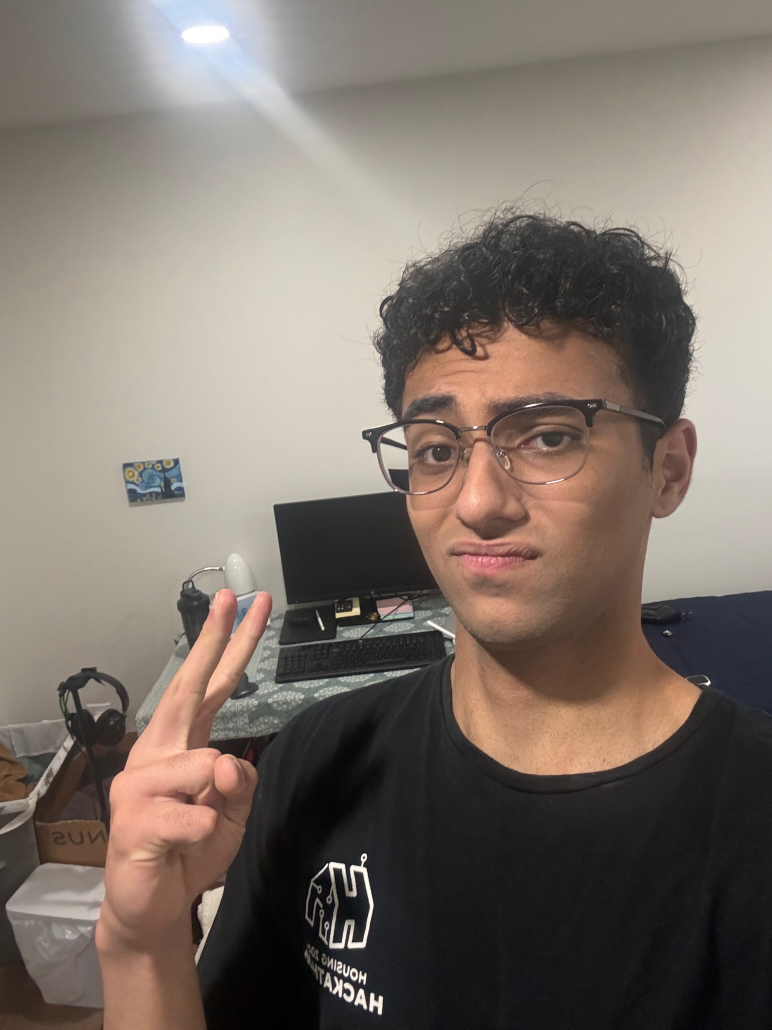
#> input picture Assignments/a2/images/Aryan Khurana.jpeg, 2316 x 3088 px (shown at 1/3 size); its folder holds 4 pictures in this run
$ python assignment-02.py
#> lines starting #> are read from the running program, lines starting #| are printed output that depends on the picture
import os

import cv2 as cv
import numpy as np

# Ref Doc: https://docs.opencv.org/3.4/dc/dd3/tutorial_gausian_median_blur_bilateral_filter.html

"""
UTILITY FUNCTIONS
"""


def make_grid(caption, img1, img2, img3, img4):
    vertical_stacked_resized_images_1 = np.vstack((img1, img2))
    vertical_stacked_resized_images_2 = np.vstack((img3, img4))
    horizontal_resized_stacked_1 = np.hstack(
        (vertical_stacked_resized_images_1, vertical_stacked_resized_images_2)
    )
    cv.imshow(caption, horizontal_resized_stacked_1)
    return horizontal_resized_stacked_1


def add_image_name(image, image_name):
    font = cv.FONT_HERSHEY_SIMPLEX
    font_scale = 0.8
    font_color = (255, 255, 255)
    thickness = 2
    image_name = image_name.split(".")[0]
    # Get the size of the text
    (text_width, text_height), _ = cv.getTextSize(
        image_name, font, font_scale, thickness
    )

    # Calculate the position for right-aligned text
    margin = 20  # Margin from the right and bottom edges
    position = (
        image.shape[1] - text_width - margin,  # X coordinate
        image.shape[0] - margin,  # Y coordinate
    )

    # Ensure the text fits within the image bounds
    if position[0] < 0:
        position = (0, position[1])
    if position[1] < text_height:
        position = (position[0], text_height)

    # Add text to the image
    cv.putText(
        image,
        image_name,
        position,
        font,
        font_scale,
        font_color,
        thickness,
        cv.LINE_AA,
    )

    return image


def resize_images_to_same_size(images, size=(320, 400)):
    return [cv.resize(img, size) for img in images]


"""
BLUR FUNCTIONS
"""


def applyMedianBlur(base_image, kernel_size, iterations):
    new_image = base_image
    for _ in range(iterations):
        # Median Blur: replaces each pixel value with the median value of the neighborhood pixels
        # Helps in reducing noise while preserving edges
        new_image = cv.medianBlur(new_image, kernel_size)
    return new_image


def applyBilateralFilter(base_image, diameter, sigma_colour, sigma_space, iterations):
    bilateral_image = base_image
    for _ in range(iterations):
        # Bilateral Filter: performs convolution while considering both spatial distance and color intensity
        # Helps in preserving edges while smoothing the image, making it suitable for cartoon-like effects
        bilateral_image = cv.bilateralFilter(
            bilateral_image, diameter, sigma_colour, sigma_space
        )
    return bilateral_image


"""
TRANSFORMATION FUNCTIONS
"""


def make_watercolored_image(image):
    # STEP 1: Resize and Preprocess the image
    image_dimensions = (320, 400)
    image = cv.resize(image, image_dimensions)

    # Step 2: Removing impurities from image and apply Smoothing Using Edge-Preserving Filter
    clear_image = applyMedianBlur(base_image=image, kernel_size=3, iterations=1)
    image_edge_preserve_filter = cv.edgePreservingFilter(
        clear_image, sigma_s=45, sigma_r=0.3
    )

    # Step 3: Combine the Effects to Create a Watercolor Look
    bilateral_filter_image = applyBilateralFilter(
        image_edge_preserve_filter,
        diameter=7,
        sigma_colour=20,
        sigma_space=20,
        iterations=2,
    )

    bilateral_filter_image = applyBilateralFilter(
        bilateral_filter_image,
        diameter=5,
        sigma_colour=30,
        sigma_space=30,
        iterations=1,
    )

    # Step 4: Tune the Art
    kernel_size = (3, 3)
    standard_deviation_in_x_y = 0.8
    gaussian_mask = cv.GaussianBlur(
        bilateral_filter_image, kernel_size, standard_deviation_in_x_y
    )

    return gaussian_mask


"""
MAIN FUNCTION
"""

image_directory = "images/"
image_names = sorted(os.listdir(image_directory))[:4]

original_images = [
    cv.imread(os.path.join(image_directory, name)) for name in image_names
]
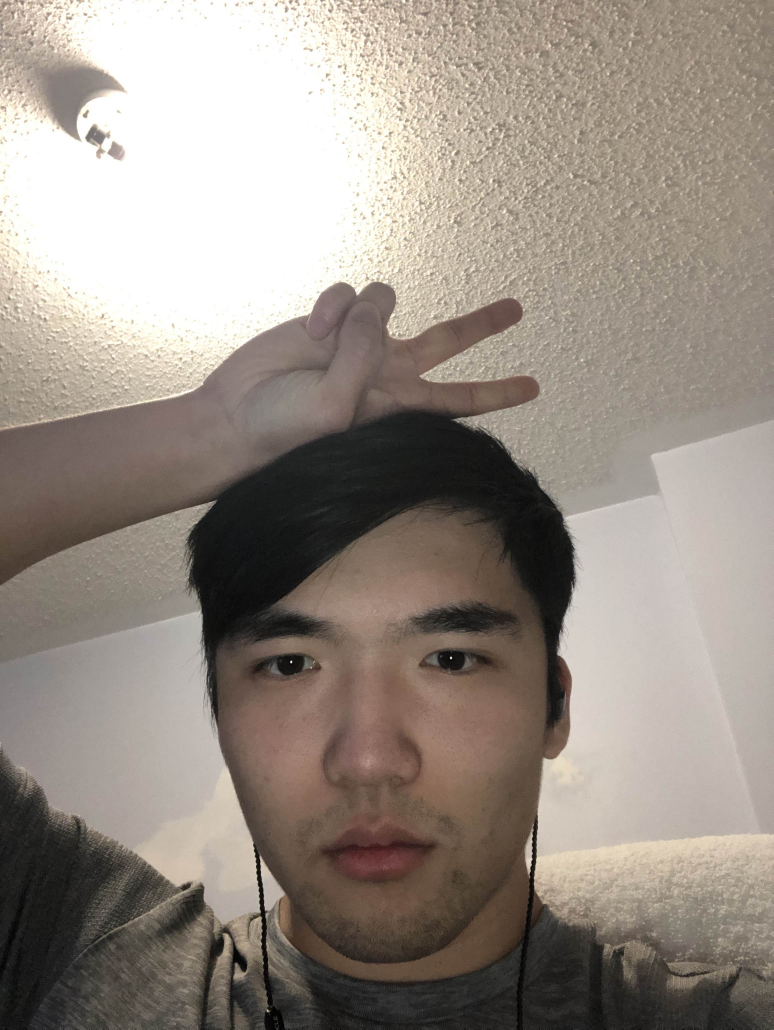
#> input picture Assignments/a2/images/Jeremy Lee.jpg, 2320 x 3088 px (shown at 1/3 size)
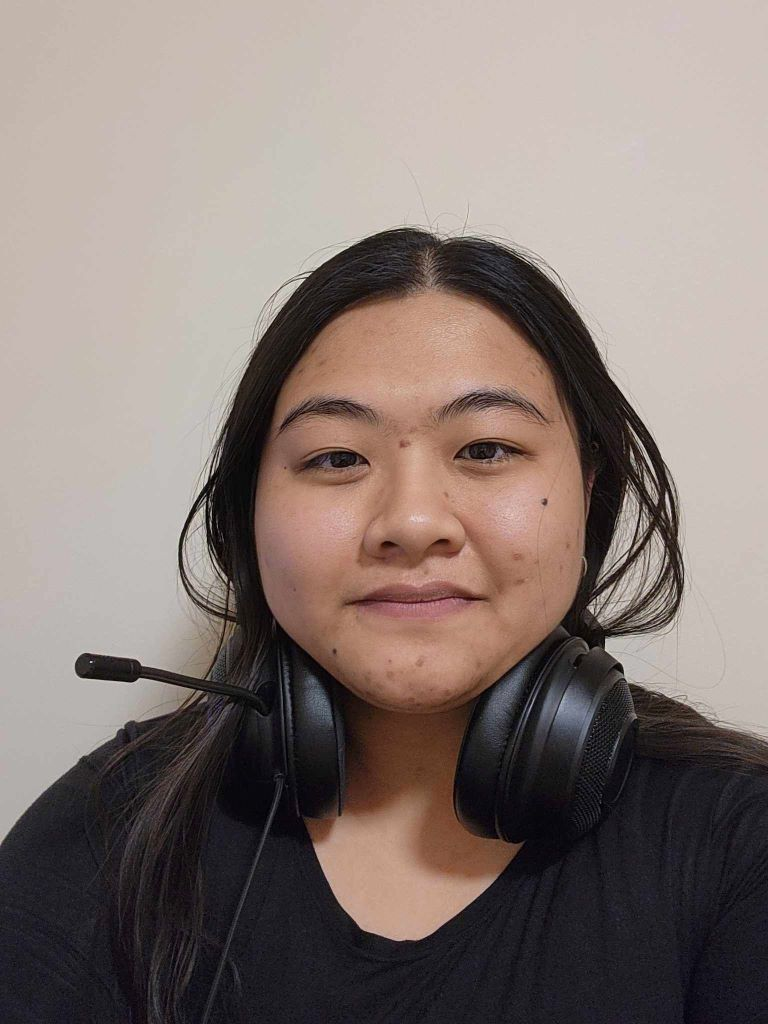
#> input picture Assignments/a2/images/Mimi Dang.jpg, 768 x 1024 px
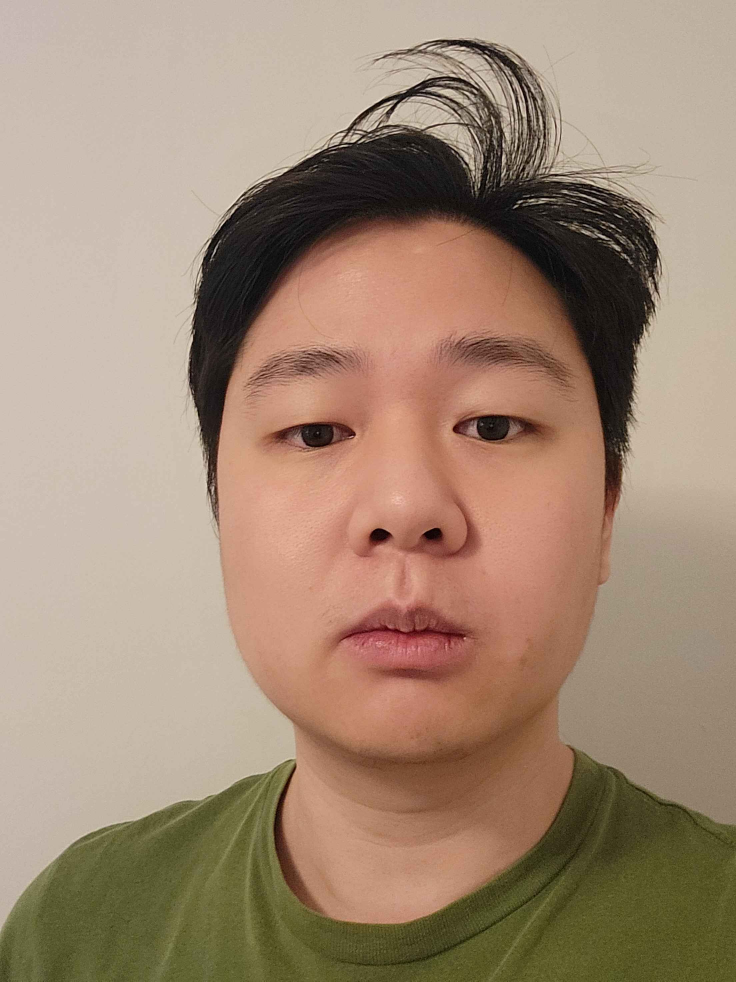
#> input picture Assignments/a2/images/Peter Wan.jpg, 2208 x 2944 px (shown at 1/3 size)
watercolored_images = [make_watercolored_image(img) for img in original_images]
#> in make_watercolored_image (call 4), `image_edge_preserve_filter = cv.edgePreservingFilter( clear_image, sig..`:
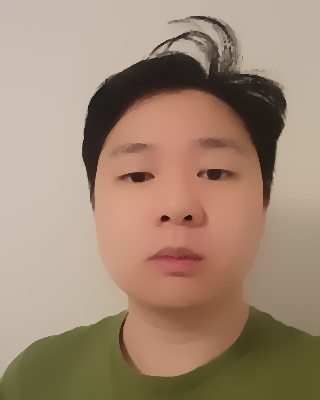
#> image_edge_preserve_filter: shape (400, 320, 3); mean of channels 0, 1, 2 116.3, 137, 161; drawn as B, G, R
#> watercolored_images = 4 items

original_resized = resize_images_to_same_size(original_images)
#> original_resized = 4 items
watercolored_resized = resize_images_to_same_size(watercolored_images)
#> watercolored_resized = 4 items

original_with_names = [
    add_image_name(original_resized[i], image_names[i]) for i in range(4)
]
#> original_with_names = 4 items
watercolored_with_names = [
    add_image_name(watercolored_resized[i], image_names[i]) for i in range(4)
]
#> in add_image_name (call 5), `cv.putText( image, image_name, position, font, font_scale, font_color,..`:
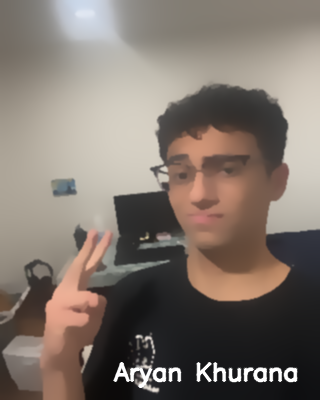
#> image: shape (400, 320, 3); mean of channels 0, 1, 2 108.2, 116.5, 127.3; drawn as B, G, R
#> watercolored_with_names = 4 items

# Step 5: Display and Save the Result:
original_grid = make_grid("Original Images", *original_with_names)
watercolored_grid = make_grid("Watercolored Images", *watercolored_with_names)
#> call 2 of make_grid, with caption = 'Watercolored Images'
#> in make_grid (call 2), `vertical_stacked_resized_images_1 = np.vstack((img1, img2))`:
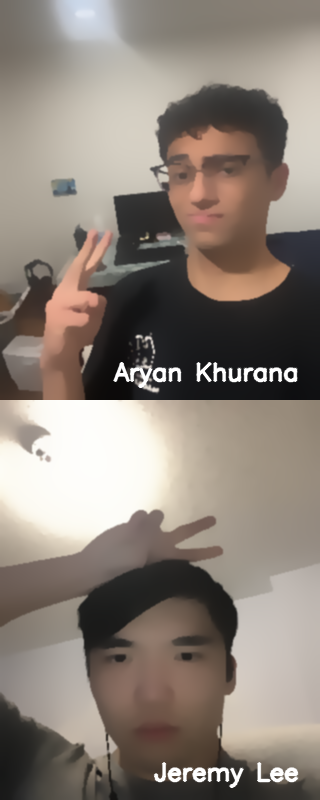
#> vertical_stacked_resized_images_1: shape (800, 320, 3); mean of channels 0, 1, 2 120.6, 129.5, 139.8; drawn as B, G, R
#> in make_grid (call 2), `vertical_stacked_resized_images_2 = np.vstack((img3, img4))`:
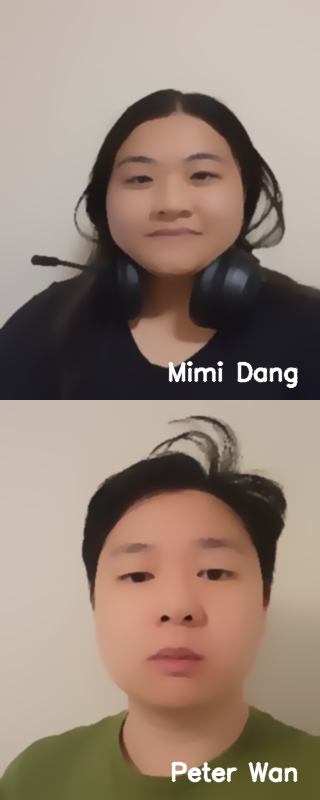
#> vertical_stacked_resized_images_2: shape (800, 320, 3); mean of channels 0, 1, 2 117.6, 130.5, 149; drawn as B, G, R

if not os.path.exists("output_images/"):
    os.mkdir("output_images")

cv.imwrite("output_images/original.png", original_grid)
cv.imwrite("output_images/Watercolored.png", watercolored_grid)
print("Successfully saved images in 'output_images' directory")

cv.waitKey(0)
cv.destroyAllWindows()
